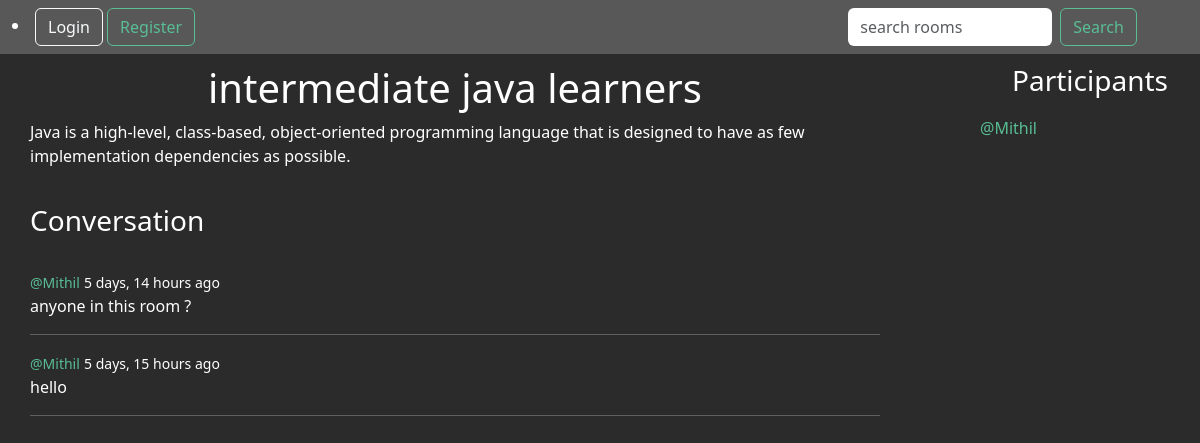
The app's page /room/23, older data.
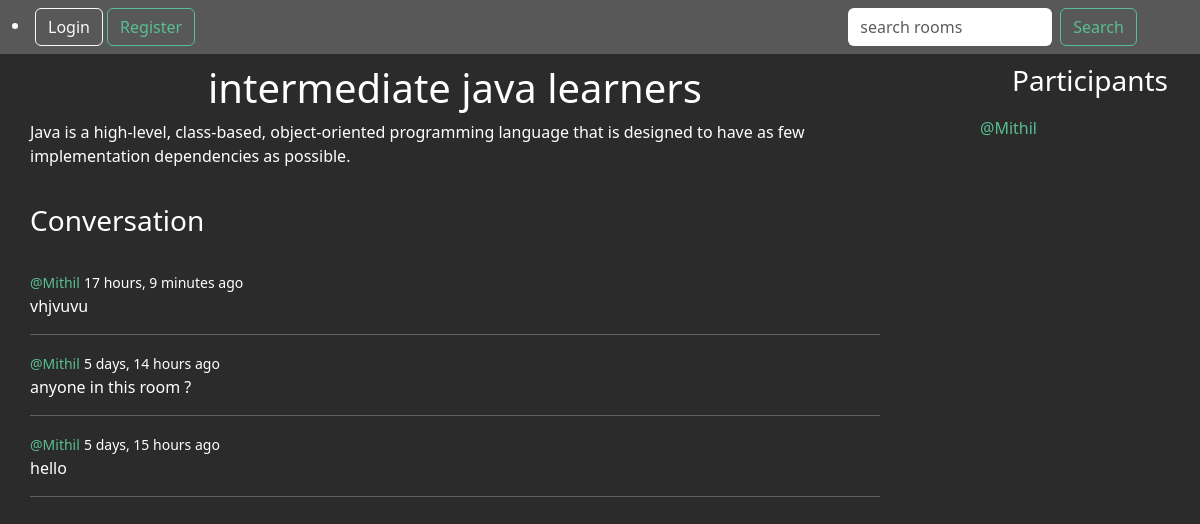
The same page, newer data.
### baseapp/models.py (models this page shows, shortened)
class Room(models.Model):
    host = models.ForeignKey(User, on_delete=models.SET_NULL, null=True)
    topic = models.ForeignKey(Topic, on_delete=models.SET_NULL, null=True)
    name = models.CharField(max_length=200)
    description = models.TextField(null=True, blank=True)
    participants = models.ManyToManyField(User, related_name='participants', blank=True)
    updated = models.DateTimeField(auto_now=True)
    created = models.DateTimeField(auto_now_add=True)
    class Meta:
        ordering = ['-updated', '-created']

class Message(models.Model):
    user = models.ForeignKey(User, on_delete=models.CASCADE)
    room = models.ForeignKey(Room, on_delete=models.CASCADE)
    body = models.TextField()
    updated = models.DateTimeField(auto_now=True)
    created = models.DateTimeField(auto_now_add=True)
    class Meta:
        ordering = ['-updated', '-created']

### baseapp/views.py (the view, shortened to what this page needs)
# urls.py: path('room/<str:pk>', views.room, name='Room'),
def room(request, pk):
    rooms = Room.objects.get(id=pk)
    room_message = rooms.message_set.all().order_by('-created')
    participants = rooms.participants.all()
    context = {'Room': rooms, 'room_message': room_message, 'participants': participants}
    return render(request, 'baseapp/room.html', context)

### baseapp/templates/baseapp/room.html (shortened to what this page needs)
{% extends 'main.html' %}
{% block content %}
<div class='room-container'>
    <div>
        <div class="room">
            <h1>{{Room.name}}</h1>
        </div>
        <p class="conversation">{{Room.description}}</p>
        <div class="conversation">
            <h3>Conversation</h3>
            <br>
            <div class="comment-wrapper">
                {% for i in room_message %}
                <div>
                    <small style="color:#59be94;">@{{ i.user }}</small> <small>{{ i.created | timesince }} ago </small>
                    <p>{{i.body}}</p>
                    <hr>
                </div>
                {% endfor %}
            </div>
        </div>
    </div>
    <div class="participants">
        <h3 class="text-center" style="padding:10px ">Participants</h3>
        {% for i in participants %}
        <div>
            <p style="color:#59be94;"> @{{i.username}}</p>
        </div>
        {% endfor %}
    </div>
</div>
{% endblock %}

### templates/main.html (shortened to what this page needs)
<!DOCTYPE html>
<html lang="en">
{% load static %}
<head>
    <link rel="stylesheet" type="text/css" media="screen" href="{% static 'styles/main.css'%}">
    <link href="https://cdn.jsdelivr.net/npm/bootstrap@5.3.0-alpha3/dist/css/bootstrap.min.css" rel="stylesheet">
    <link href="https://getbootstrap.com/docs/5.3/assets/css/docs.css" rel="stylesheet">
</head>
<body>
{% include 'navigation.html' %}
{% block content %}
{% endblock %}
</body>
</html>

### templates/navigation.html (shortened to what this page needs)
<nav class="navbar navbar-expand-lg navbar-dark" style="background-color: #585858;">
    <div class="container-fluid">
        {% if request.user.is_authenticated %}
        <a href="{% url 'Home'%}" class="navbar-brand " >Hello {{request.user}} !</a>
        <button class="navbar-toggler" type="button" data-bs-toggle="collapse" data-bs-target="#navbarSupportedContent"
                aria-controls="navbarSupportedContent" aria-expanded="false" aria-label="Toggle navigation">
            <span class="navbar-toggler-icon"></span>
        </button>
        <div class="collapse navbar-collapse" id="navbarSupportedContent">
            <ul class="navbar-nav me-auto mb-2 mb-lg-0">
                <li class="nav-item">
                    <a class="nav-link active" aria-current="page" href="{% url 'create' %}" style="color:#59be94;">Create Room</a>
                </li>
                <li class="nav-item">
                    <a class="nav-link" href="{% url 'logout' %}">Logout</a>
                </li>
                {% else %}
                <li class="nav-item">
                    <a href="{% url 'login' %}">
                    <button class="btn btn-outline-light" type="submit">Login</button>
                    </a>
                    <a href="{% url 'register' %}">
                    <button class="btn btn-outline-dark" style="color:#59be94; border-color:#59be94" >Register</button>
                    </a>
                </li>
                {% endif %}
            <form class="d-flex" role="search" method="get" action="{% url 'Home' %}">
                <input class="form-control me-2" type="text" name="q" placeholder="search rooms" aria-label="Search">
                <button class="btn btn-outline-light" style="color:#59be94; border-color:#59be94" type="submit">Search</button>
            </form>
        </div>
</nav>

### static/styles/main.css (style rules this page uses)
body { background-color: #96CEFF ; }

### templates/main.html (style rules this page uses)
body { background-color: #2B2B2B; color: white }
a:link { text-decoration: none; }

### baseapp/templates/baseapp/room.html (style rules this page uses)
.room-container { display: grid; grid-template-columns: 4fr 1fr; grid-gap: 100px }
.room { text-align:center; padding-left: 30px; padding-top:10px; }
.conversation { padding-left:30px; padding-bottom:20px; }
.form-control { width:60%; border:10px; }
.participants { padding-bottom:20px; }

Row changes from the older to the newer data that the page shows:
added Message: user "Mithil", created "17 hours, 9 minutes", body "vhjvuvu"
